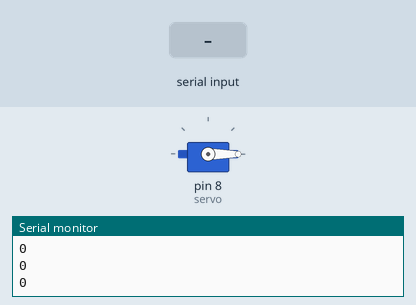
Simulated run of this sketch. Board: Arduino Uno, built with avr-gcc and run on an emulated ATmega328P. Parts: servo, the last lines printed to the serial monitor. The test bench sets the inputs (shaded band).

Above: at 1.2 s.
1.3 s: "90,45\n" received over Serial
At 1.9 s:
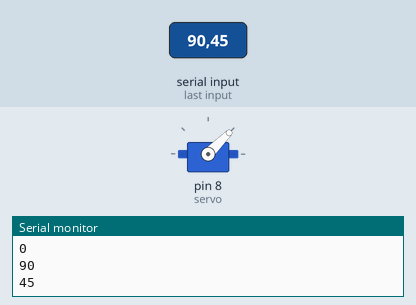
3.8 s: "30,150\n" received over Serial
At 4.6 s:
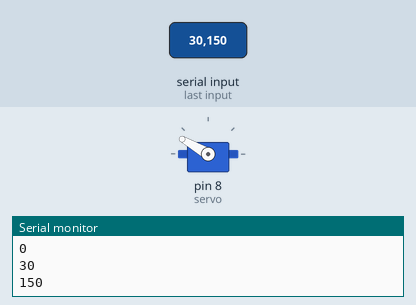
6.3 s: "200\n" received over Serial
At 7.1 s:
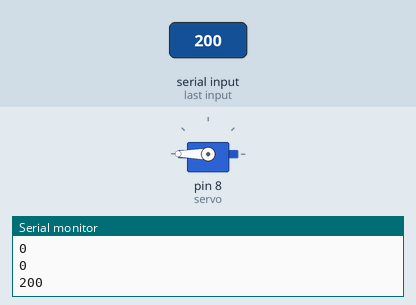
Timing chart, 0 to 9.3 s (numbered marks = the images above; inputs shaded):
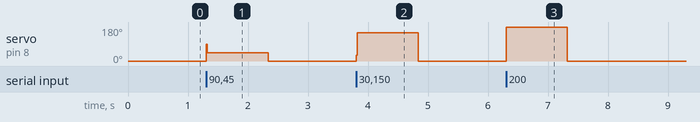

Measured:
- after the input at 1.3 s, servo on pin 8 (servo): 0° → 45° at once, → 0° 1.0 s later
- after the input at 3.8 s, servo on pin 8 (servo): 0° → 150° at once, → 0° 1.0 s later
- after the input at 6.3 s, servo on pin 8 (servo): 0° → 180° at once, → 0° 1.0 s later

The sketch:

servo_serial.ino
```cpp
// this program is used to control servo from potentiometer and serial monitor.
//
#include <Servo.h>

Servo servo;

int angle;
int inangle;// initial angle
int angle1;
void setup() {
  Serial.begin(9600);
  servo.attach(8);// servo pin
  // put your setup code here, to run once:
  //angle1=map(analogRead(A1),0,1023,0,180);
}

void loop() {
//  inangle=map(analogRead(A1),0,1023,0,180);// read potentiometer value and converts it to degree
//  if (abs(angle1-inangle)>3){// if there is any changes it starts to work, 3 degree is taken to avoid noise level
//  angle1=analogRead(A1);// read from A1 from potentiometer
//  angle1=map(angle1,0,1023,0,180);// change it to angles
//  angle=angle1;
//  }

if (Serial.available()>0){
    angle=Serial.parseInt();//set serial monitor to noline ending othervise it will recognise \n as 0
}
 servo.write(angle);// rotation
  delay(15);// for working properly
  Serial.println(angle);


  // put your main code here, to run repeatedly:

}
```
